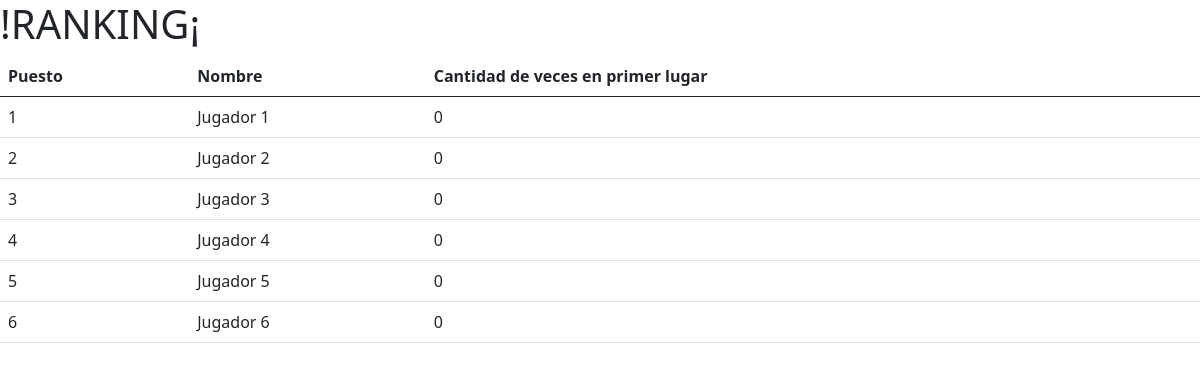
The app's page /views/podio.php with its own data.
### tables this page shows
CREATE TABLE `tbl_jugador` (
  `id` int(11) NOT NULL,
  `nombre` varchar(50) NOT NULL,
  `primerLugar` int(11) NOT NULL,
  `estaJugando` tinyint(1) NOT NULL DEFAULT 0,
  `turno` int(1) DEFAULT 0
);

### controllers/ctrlJugador.php (called while the page is built, shortened)
<?php
require('../models/jugador.php');
function mostrarRankingJugadores()
{
    $modelo = new jugador(null, null, null, null);
    return $modelo->ranking();
}

### db/Conectar.php (called while the page is built, shortened)
<?php
class Conectar {
    private $host;
    private $db;
    private $usuario;
    private $password;
    private $charset;
    public function __construct() {
        $this->host = SERVIDOR;
        $this->usuario = USER;
        $this->password = PASSWORD;
        $this->db = NAME_DB;
        $this->charset = CHARSET;
    }
    function conectar() {
        try {
            $conexion = "mysql:host=" . $this->host . ";dbname=" . $this->db . ";charset=" . $this->charset;
            $options = [
                PDO::ATTR_ERRMODE => PDO::ERRMODE_EXCEPTION,
                PDO::ATTR_EMULATE_PREPARES => false,
                PDO::ATTR_PERSISTENT => true
            ];
            $pdo = new PDO($conexion, $this->usuario, $this->password, $options);
            return $pdo;
        } catch (PDOException $e) {
            ?>
            <script>
                alert('Hay problemas para realizar la conexión');
                window.location.href = '../index.php';
            </script>
            <?php
        }
    }
}
?>

### models/jugador.php (called while the page is built, shortened)
<?php
class jugador {
    private $conexionDB;
    public function __construct($id, $nombre, $primerLugar, $estaJugando){
        $this->conexionDB = new Conectar();
    }
    public function ranking() {
        try {
            $sql = "SELECT * FROM tbl_jugador ORDER BY primerLugar DESC";
            $query = $this->conexionDB->conectar()->prepare($sql);
            $query->execute();
            $resultado = $query->fetchAll(PDO::FETCH_ASSOC);
            return $resultado;
        } catch (Exception $e) {
            die("Se produjo un error $e");
        }
    }
}

### views/podio.php (the view, shortened to what this page needs)
<!DOCTYPE html>
<html lang="en">
<head>
    <link href="https://cdn.jsdelivr.net/npm/bootstrap@5.0.2/dist/css/bootstrap.min.css" rel="stylesheet">
    <?php
    require('../db/Conectar.php');
    require('../controllers/ctrlJugador.php');
    $jugadores = mostrarRankingJugadores();
    ?>
</head>
<body>
    <h1>!RANKING¡</h1>
    <table class="table">
        <thead>
            <tr>
                <th scope="col">Puesto</th>
                <th scope="col">Nombre</th>
                <th scope="col">Cantidad de veces en primer lugar</th>
            </tr>
        </thead>
        <tbody>
            <?php
            $i = 0;
            foreach ($jugadores as $fila) {
                $i++;
            ?>
                <tr>
                    <td><?php echo $i ?></td>
                    <td><?php echo $fila['nombre'] ?></td>
                    <td><?php echo $fila['primerLugar'] ?></td>
                </tr>
            <?php } ?>
        </tbody>
    </table>
</body>
</html>

### records on screen
tbl_jugador: nombre "Jugador 1", primerLugar "0"
tbl_jugador: nombre "Jugador 2", primerLugar "0"
tbl_jugador: nombre "Jugador 3", primerLugar "0"
tbl_jugador: nombre "Jugador 4", primerLugar "0"
tbl_jugador: nombre "Jugador 5", primerLugar "0"
tbl_jugador: nombre "Jugador 6", primerLugar "0"
